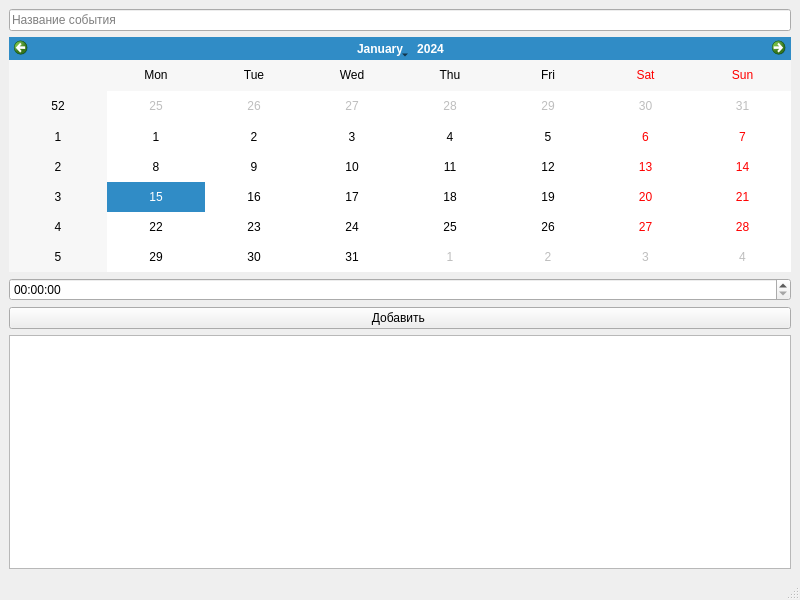
<?xml version="1.0" encoding="UTF-8"?>
<ui version="4.0">
 <class>MainWindow</class>
 <widget class="QMainWindow" name="MainWindow">
  <property name="geometry">
   <rect>
    <x>0</x>
    <y>0</y>
    <width>800</width>
    <height>600</height>
   </rect>
  </property>
  <property name="windowTitle">
   <string>MainWindow</string>
  </property>
  <widget class="QWidget" name="centralwidget">
   <layout class="QVBoxLayout" name="verticalLayout">
    <item>
     <widget class="QLineEdit" name="lineEdit_event">
      <property name="placeholderText">
       <string>Название события</string>
      </property>
     </widget>
    </item>
    <item>
     <widget class="QCalendarWidget" name="calendarWidget"/>
    </item>
    <item>
     <widget class="QTimeEdit" name="timeEdit"/>
    </item>
    <item>
     <widget class="QPushButton" name="btn_add">
      <property name="text">
       <string>Добавить </string>
      </property>
     </widget>
    </item>
    <item>
     <widget class="QListWidget" name="listWidget_events"/>
    </item>
   </layout>
  </widget>
  <widget class="QMenuBar" name="menubar">
   <property name="geometry">
    <rect>
     <x>0</x>
     <y>0</y>
     <width>800</width>
     <height>36</height>
    </rect>
   </property>
  </widget>
  <widget class="QStatusBar" name="statusbar"/>
 </widget>
 <resources/>
 <connections/>
</ui>
